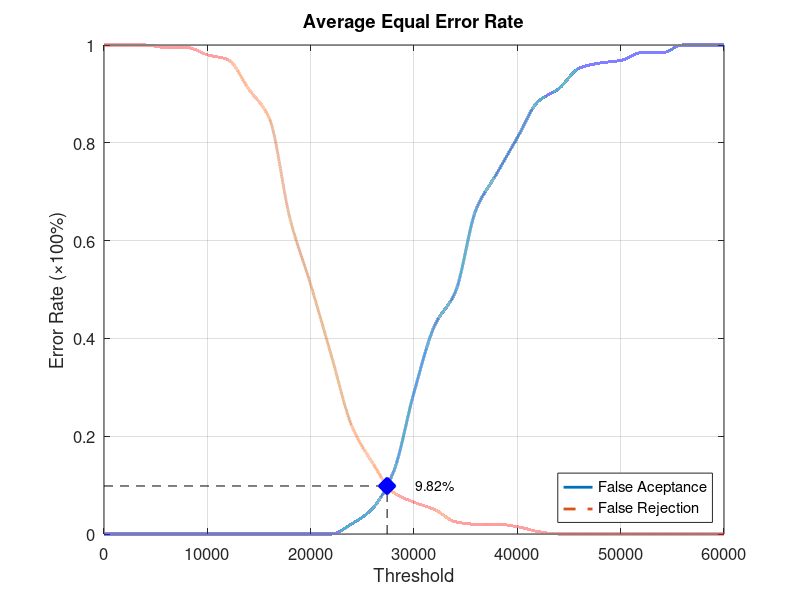
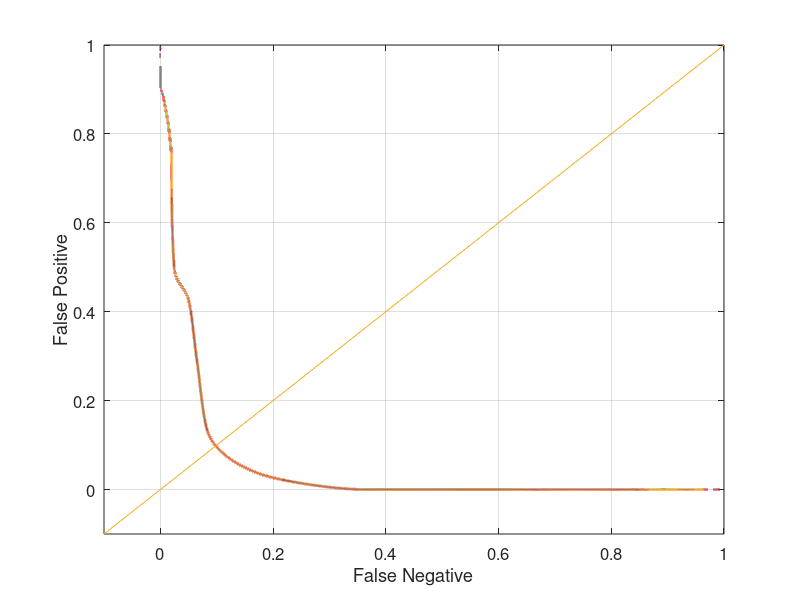

Recreate these plots in MATLAB, in order.
function yEER = Database1_1
close all;
clear;
clc;
x = 0:2000:60000;
xq = 0:0.5:60000;

y0 = [0 0 0 0 0 0 0 0 0 0 0 0 0.0210526 0.0526316 0.126316 0.289474 0.426316 0.494737 0.663158 0.736842 0.810526 0.884211 0.910526 0.952632 0.963158 0.968421 0.984211 0.984211 1 1 1];
yy0 = interp1(x, y0, xq, 'pchip');
y1 = [1 1 1 0.995 0.995 0.98 0.97 0.91 0.85 0.645 0.51 0.365 0.22 0.145 0.085 0.065 0.05 0.025 0.02 0.02 0.015 0.005 0 0 0 0 0 0 0 0 0];
yy1 = interp1(x, y1, xq, 'pchip');

% Calculating EER: 
y2 = abs(y0 - y1);
find(y2 == min(y2))
yy2 = abs(yy0 - yy1);
xEER = find(yy2 == min(yy2));
xEERIndex = xq(xEER) % X-axis EER
yEER = yy0(xEER) % Y-axis EER

main = figure
plot(xq, yy0,'-','LineWidth', 2);	hold on
plot(xq, yy1,'--','LineWidth', 2);	hold on
plot([xEERIndex xEERIndex], [0 yEER], 'k--');	hold on
plot([0 xEERIndex], [yEER yEER], 'k--');	hold on
plot(xEERIndex, yEER, 'bx', 'LineWidth', 10);	hold on
text(xEERIndex + 10 * xEERIndex / 100, yEER, [num2str(round((10000 * yEER)) / 100) '%'])
legend('False Aceptance', 'False Rejection', 'Location', 'SouthEast')
xlabel('Threshold')
ylabel('Error Rate (\times100%)')
title('Average Equal Error Rate')
set(gca, 'FontSize', 12)
axis([0 60000 0 1])
grid on

print(main, 'Database1_1Main', '-dpng');
FNRxFPR = figure('Color', [1 1 1]);
plot(yy1, yy0, '-', yy1, yy0, 'LineWidth', 2);
hold on
y = -0.1:0.1:1
plot(y, y); 
set(gca, 'FontSize', 12)
xlabel('False Negative')
ylabel('False Positive')
axis([-0.1 1 -0.1 1])
set(gca, 'FontSize', 12)
grid on

print(FNRxFPR, 'Database1_1FNRxFPR','-dpng');
end
